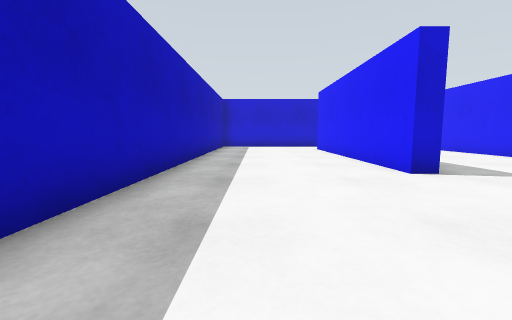
view 1 (above)

17 first-person views from a walk through a robot-simulator world made for Gazebo. The camera is 0.72 m above the floor, tilts 6° down and sees 90° across. The floor is counted in squares, 1 m on a side. Each view is taken from the middle of a square. On the plan, view 1 faces up. The plan holds only what a view shows up to about 9 squares ahead; the rest is blank. The place goes on beyond the plan. Robots are left out.

view 2
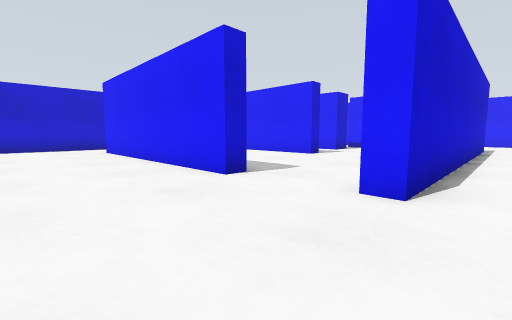

view 3
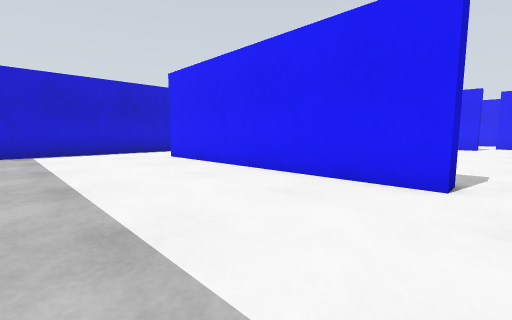

view 4
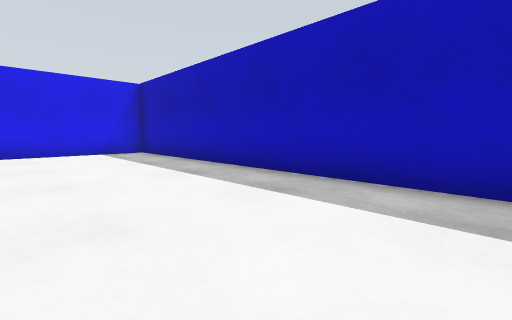

view 5
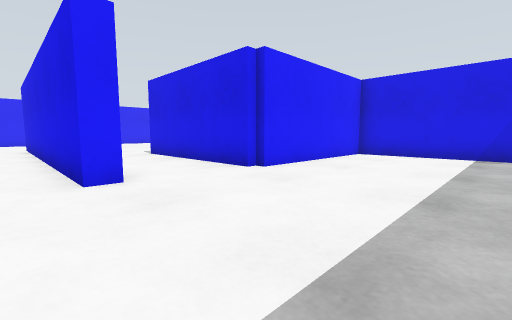

view 6
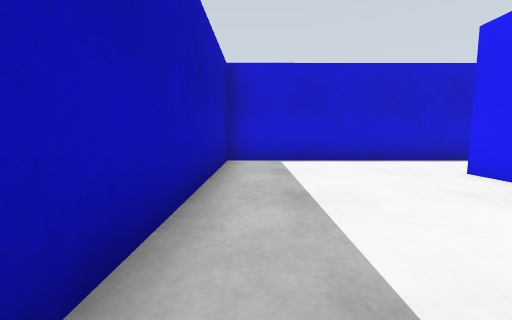

view 7
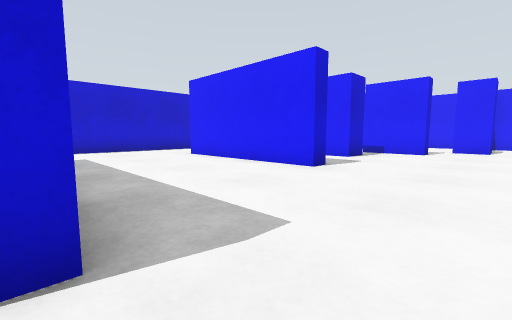

view 8
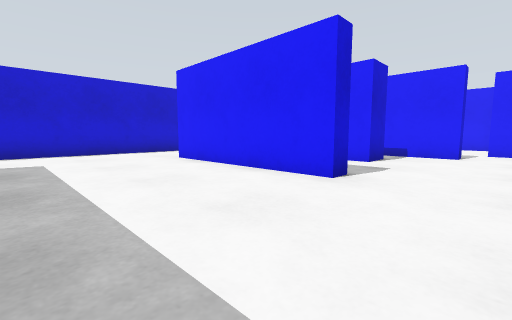

view 9
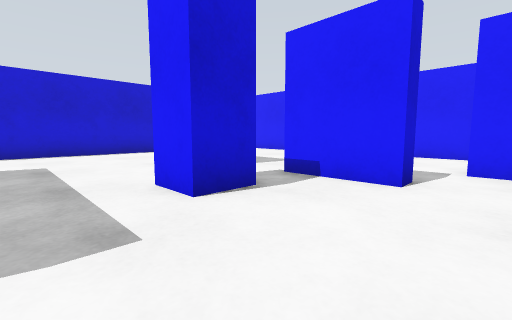

view 10
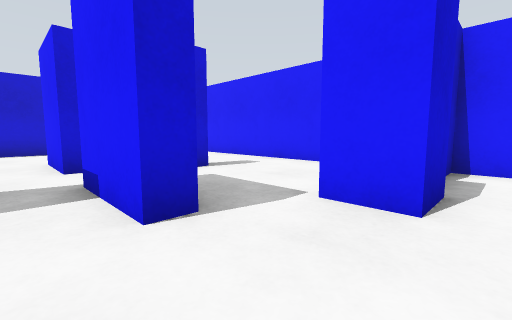

view 11
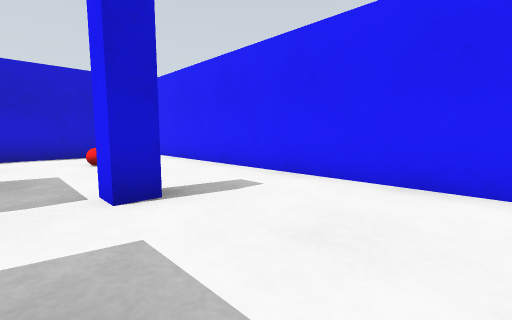

view 12
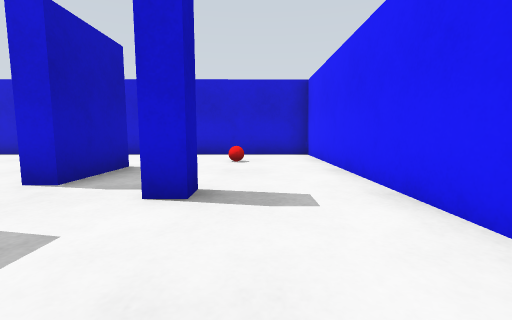

view 13
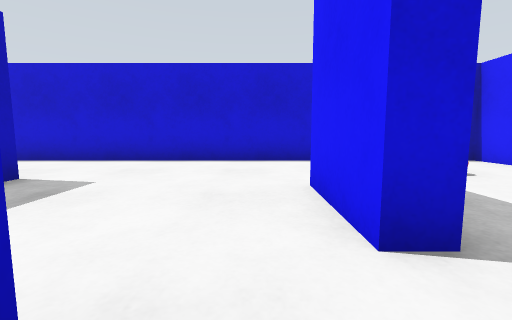

view 14
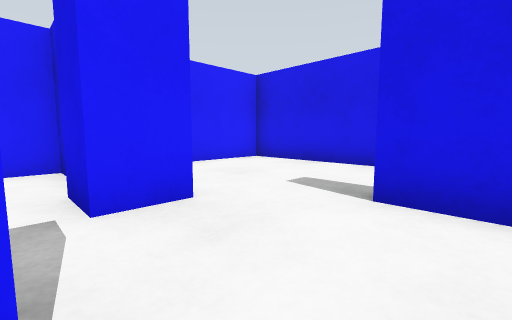

view 15
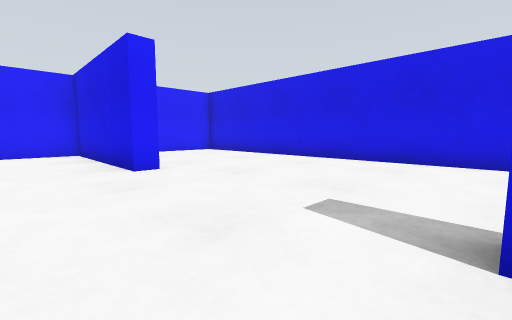

view 16
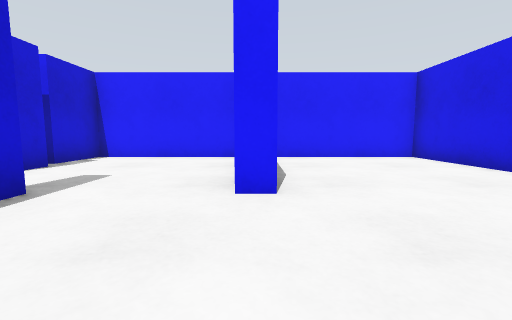

view 17
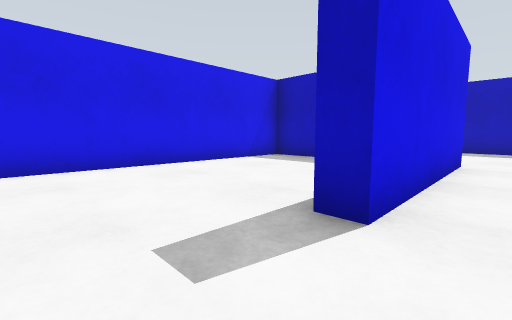

### Floor plan
Ten units are one square. View 1 is at (0, 0); x grows to the right and y downward. Boxes are objects, and circles mark ways between rooms. Rooms are numbered by the first view taken in them; rooms with no view inside come last. Other rooms are left out.
<svg viewBox="-22 -143 205 206">
<path fill="none" stroke="#000" d="M34 -45 28 -45 28 -115M30 -18 30 -23M35 -137 -17 -137 -17 52M-13 58 28 58 28 10M84 -60 78 -60 78 -110M133 -105 133 -85 128 -85 128 -105M134 -50 128 -50 128 -70M171 -42 178 -42 178 -138 35 -137M30 -23 130 -22M130 14 130 8M130 -17 30 -18M32 41 32 58 178 57 178 16M29 7 80 8 80 14M130 8 178 8 178 -37 159 -37"/>
<rect x="105" y="-75" width="10" height="10" fill="#bbb"><title>blue post</title></rect>
<rect x="145" y="-85" width="10" height="10" fill="#bbb"><title>blue post</title></rect>
<rect x="155" y="-115" width="10" height="10" fill="#bbb"><title>red ball</title></rect>
<rect x="145" y="-45" width="10" height="10" fill="#bbb"><title>blue post</title></rect>
<circle cx="30" cy="-125" r="3" fill="#2a7"/>
<circle cx="30" cy="-35" r="3" fill="#2a7"/>
<circle cx="20" cy="-5" r="3" fill="#2a7"/>
<circle cx="147" cy="-30" r="3" fill="#2a7"/>
<circle cx="130" cy="-5" r="3" fill="#2a7"/>
<text x="10" y="-40">1</text>
<text x="100" y="-80">2</text>
<text x="100" y="20">3</text>
<text x="160" y="-20">4</text>
</svg>
Room 1 opens to room 2. Room 1 opens to room 3. Room 2 opens to room 4. Room 3 opens to room 4.

Where each view was taken, in squares from view 1:
view 1: 0 up, 0 right, facing up
view 2: 1 up, 0 right, facing up-right
view 3: 4 up, 1 left, facing up-right
view 4: 4 up, 2 right, facing down-left
view 5: 3 up, 1 left, facing down-right
view 6: 7 up, 1 left, facing up
view 7: 3 up, 3 right, facing up-right
view 8: 4 up, 4 right, facing up-right
view 9: 4 up, 9 right, facing up-right
view 10: 3 up, 12 right, facing up-right
view 11: 5 up, 14 right, facing up-right
view 12: 5 up, 16 right, facing up
view 13: 7 up, 12 right, facing up
view 14: 5 up, 12 right, facing down-right
view 15: 1 up, 8 right, facing down-right
view 16: 1 down, 10 right, facing right
view 17: 0 up, 10 right, facing down-left
